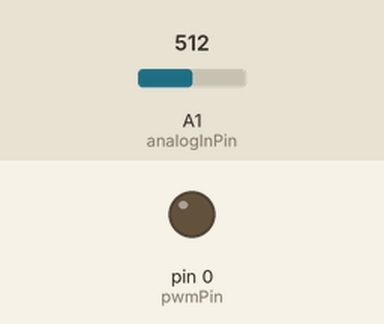
Bench run of a sketch on a simulated Arduino Uno, built with avr-gcc and run on an emulated ATmega328P. On the bench: output pins drawn as LEDs (lit = HIGH). The test bench sets the inputs (shaded band); at power-on: A1 (analogInPin) = 512.

Above: at 1.2 s.
1.3 s: A1 (analogInPin) set to 545
2.8 s: A1 (analogInPin) set to 560
At 3.3 s:
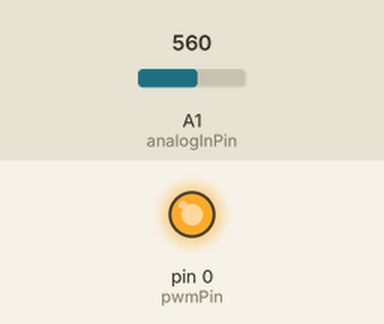
Timing chart, 0 to 5.8 s (numbered marks = the images above; inputs shaded):
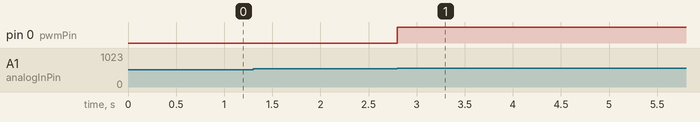

Measured:
- the behaviour switches between 552 and 553 on A1 (analogInPin) (found by bisection; images 0 and 1)
- after the input at 1.3 s, every drawn part: stays the same
- after the input at 2.8 s, pin 0 (pwmPin): LOW → HIGH at once

The sketch:

attinyPressure.ino
```cpp
#define pwmPin  0
int analogInPin = A1;
float basePressure = 0.0;
float voltage = 0.0;
float pressure = 0.0;
void setup(){
pinMode(pwmPin, OUTPUT);
pinMode(analogInPin, INPUT);
 voltage = 3.3*float((analogRead(A1)/1023.0));
 pressure = 5*((voltage - 0.2)/3.3);
basePressure = pressure;
}
void loop(){
 voltage = 3.3*float((analogRead(A1)/1023.0));
 pressure = 5*((voltage - 0.2)/3.3);

int counter = map((pressure * 10),1,15,100,10);
if (pressure - basePressure > 0.2){
digitalWrite(0,HIGH ); // Output analog reading to dimmable LED
delay(counter);
digitalWrite(0,LOW);
delay(counter);
}
}
```
